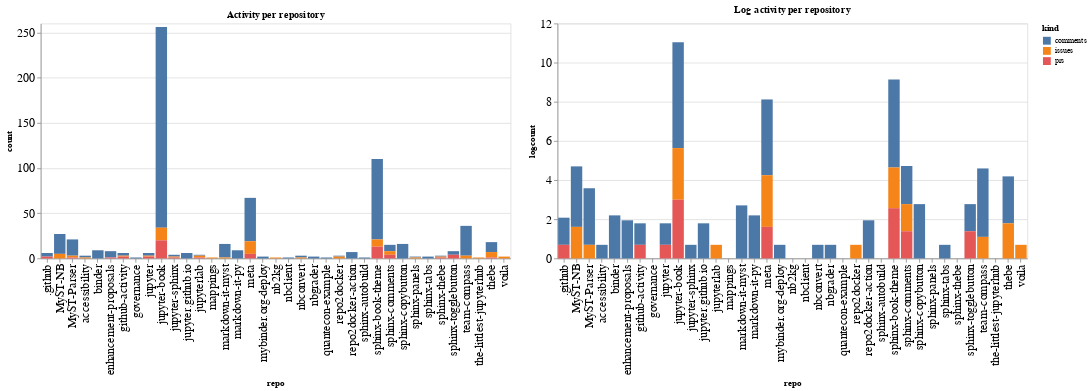

The notebook cell saved with this chart:
### Code cell
ch1 = alt.Chart(repo_summaries, width=600, title="Activity per repository").mark_bar().encode(
    x='repo',
    y='count',
    color='kind',
    tooltip="kind"
)

ch2 = alt.Chart(repo_summaries, width=600, title="Log activity per repository").mark_bar().encode(
    x='repo',
    y='logcount',
    color='kind',
    tooltip="kind"
)

ch1 | ch2

### Figure 1 — Vega-Lite specification as saved in the notebook (floating-point values rounded to 4 significant figures)
{"config": {"axisLeft": {"labelFontSize": 15}, "axisBottom": {"labelFontSize": 15}}, "hconcat": [{"mark": "bar", "encoding": {"color": {"type": "nominal", "field": "kind"}, "tooltip": {"type": "nominal", "field": "kind"}, "x": {"type": "nominal", "field": "repo"}, "y": {"type": "quantitative", "field": "count"}}, "title": "Activity per repository", "width": 600}, {"mark": "bar", "encoding": {"color": {"type": "nominal", "field": "kind"}, "tooltip": {"type": "nominal", "field": "kind"}, "x": {"type": "nominal", "field": "repo"}, "y": {"type": "quantitative", "field": "logcount"}}, "title": "Log activity per repository", "width": 600}], "data": {"name": "data-1db6d7f247a23803d0746152b860fe74"}, "$schema": "https://vega.github.io/schema/vega-lite/v4.8.1.json", "datasets": {"data-1db6d7f247a23803d0746152b860fe74": [{"repo": ".github", "kind": "comments", "count": 4, "logcount": 1.386}, {"repo": ".github", "kind": "prs", "count": 2, "logcount": 0.6931}, {"repo": "MyST-NB", "kind": "comments", "count": 22, "logcount": 3.091}, {"repo": "MyST-NB", "kind": "issues", "count": 5, "logcount": 1.609}, {"repo": "MyST-Parser", "kind": "comments", "count": 18, "logcount": 2.89}, {"repo": "MyST-Parser", "kind": "issues", "count": 2, "logcount": 0.6931}, {"repo": "MyST-Parser", "kind": "prs", "count": 1, "logcount": 0.0}, {"repo": "accessibility", "kind": "comments", "count": 2, "logcount": 0.6931}, {"repo": "accessibility", "kind": "issues", "count": 1, "logcount": 0.0}, {"repo": "binder", "kind": "comments", "count": 9, "logcount": 2.197}, {"repo": "enhancement-proposals", "kind": "comments", "count": 7, "logcount": 1.946}, {"repo": "enhancement-proposals", "kind": "prs", "count": 1, "logcount": 0.0}, {"repo": "github-activity", "kind": "comments", "count": 3, "logcount": 1.099}, {"repo": "github-activity", "kind": "issues", "count": 1, "logcount": 0.0}, {"repo": "github-activity", "kind": "prs", "count": 2, "logcount": 0.6931}, {"repo": "governance", "kind": "comments", "count": 1, "logcount": 0.0}, {"repo": "jupyter", "kind": "comments", "count": 3, "logcount": 1.099}, {"repo": "jupyter", "kind": "issues", "count": 1, "logcount": 0.0}, {"repo": "jupyter", "kind": "prs", "count": 2, "logcount": 0.6931}, {"repo": "jupyter-book", "kind": "comments", "count": 222, "logcount": 5.403}, {"repo": "jupyter-book", "kind": "issues", "count": 14, "logcount": 2.639}, {"repo": "jupyter-book", "kind": "prs", "count": 20, "logcount": 2.996}, {"repo": "jupyter-sphinx", "kind": "comments", "count": 2, "logcount": 0.6931}, {"repo": "jupyter-sphinx", "kind": "issues", "count": 1, "logcount": 0.0}, {"repo": "jupyter-sphinx", "kind": "prs", "count": 1, "logcount": 0.0}, {"repo": "jupyter.github.io", "kind": "comments", "count": 6, "logcount": 1.792}, {"repo": "jupyterlab", "kind": "comments", "count": 1, "logcount": 0.0}, {"repo": "jupyterlab", "kind": "issues", "count": 2, "logcount": 0.6931}, {"repo": "jupyterlab", "kind": "prs", "count": 1, "logcount": 0.0}, {"repo": "mappings", "kind": "issues", "count": 1, "logcount": 0.0}, {"repo": "markdown-it-myst", "kind": "comments", "count": 15, "logcount": 2.708}, {"repo": "markdown-it-myst", "kind": "issues", "count": 1, "logcount": 0.0}, {"repo": "markdown-it-py", "kind": "comments", "count": 9, "logcount": 2.197}, {"repo": "meta", "kind": "comments", "count": 48, "logcount": 3.871}, {"repo": "meta", "kind": "issues", "count": 14, "logcount": 2.639}, {"repo": "meta", "kind": "prs", "count": 5, "logcount": 1.609}, {"repo": "mybinder.org-deploy", "kind": "comments", "count": 2, "logcount": 0.6931}, {"repo": "nb2kg", "kind": "issues", "count": 1, "logcount": 0.0}, {"repo": "nbclient", "kind": "comments", "count": 1, "logcount": 0.0}, {"repo": "nbconvert", "kind": "comments", "count": 2, "logcount": 0.6931}, {"repo": "nbconvert", "kind": "issues", "count": 1, "logcount": 0.0}, {"repo": "nbgrader", "kind": "comments", "count": 2, "logcount": 0.6931}, {"repo": "quantecon-example", "kind": "comments", "count": 1, "logcount": 0.0}, {"repo": "repo2docker", "kind": "comments", "count": 1, "logcount": 0.0}, {"repo": "repo2docker", "kind": "issues", "count": 2, "logcount": 0.6931}, {"repo": "repo2docker-action", "kind": "comments", "count": 7, "logcount": 1.946}, {"repo": "sphinx-autobuild", "kind": "comments", "count": 1, "logcount": 0.0}, {"repo": "sphinx-book-theme", "kind": "comments", "count": 89, "logcount": 4.489}, {"repo": "sphinx-book-theme", "kind": "issues", "count": 8, "logcount": 2.079}, {"repo": "sphinx-book-theme", "kind": "prs", "count": 13, "logcount": 2.565}, {"repo": "sphinx-comments", "kind": "comments", "count": 7, "logcount": 1.946}, {"repo": "sphinx-comments", "kind": "issues", "count": 4, "logcount": 1.386}, {"repo": "sphinx-comments", "kind": "prs", "count": 4, "logcount": 1.386}, {"repo": "sphinx-copybutton", "kind": "comments", "count": 16, "logcount": 2.773}, {"repo": "sphinx-panels", "kind": "comments", "count": 1, "logcount": 0.0}, {"repo": "sphinx-panels", "kind": "issues", "count": 1, "logcount": 0.0}, {"repo": "sphinx-tabs", "kind": "comments", "count": 2, "logcount": 0.6931}, {"repo": "sphinx-thebe", "kind": "comments", "count": 1, "logcount": 0.0}, {"repo": "sphinx-thebe", "kind": "issues", "count": 1, "logcount": 0.0}, {"repo": "sphinx-thebe", "kind": "prs", "count": 1, "logcount": 0.0}, {"repo": "sphinx-togglebutton", "kind": "comments", "count": 4, "logcount": 1.386}, {"repo": "sphinx-togglebutton", "kind": "prs", "count": 4, "logcount": 1.386}, {"repo": "team-compass", "kind": "comments", "count": 33, "logcount": 3.497}, {"repo": "team-compass", "kind": "issues", "count": 3, "logcount": 1.099}, {"repo": "the-littlest-jupyterhub", "kind": "issues", "count": 1, "logcount": 0.0}, {"repo": "thebe", "kind": "comments", "count": 11, "logcount": 2.398}, {"repo": "thebe", "kind": "issues", "count": 6, "logcount": 1.792}, {"repo": "thebe", "kind": "prs", "count": 1, "logcount": 0.0}, {"repo": "voila", "kind": "issues", "count": 2, "logcount": 0.6931}]}}
